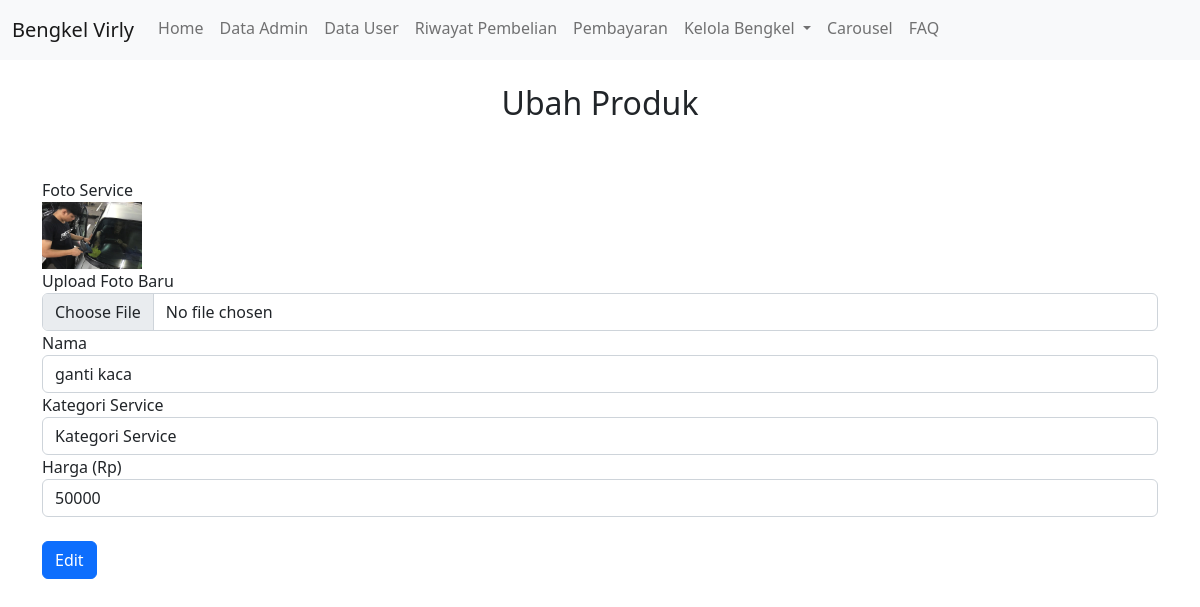
Page /main/superadmin/editservice.php?id=3 (signed in) on the committed database.
### tables this page shows
CREATE TABLE `services` (
  `id` int(11) NOT NULL,
  `nama` varchar(100) NOT NULL,
  `kategori_services` varchar(100) NOT NULL,
  `harga` int(11) NOT NULL,
  `foto` varchar(100) NOT NULL,
  `kategori` int(11) NOT NULL
);

### main/superadmin/editservice.php (the view, shortened to what this page needs)
<?php include '../koneksi.php' ?>
<?php include '../component.php' ?>
<!DOCTYPE html>
<html lang="en">
<head>
</head>
<body>
<?php include 'headersuperadmin.php' ?>
<br><h2><center>Ubah Produk<center></h2><br><br>
<?php
$ambil=$koneksi->query("SELECT * FROM services WHERE id='$_GET[id]' ");
$pecah=$ambil->fetch_assoc();
?>
<div class="container">
    <form action="" method="post" enctype="multipart/form-data">
    <div class="form-group">
            <label>Foto Service</label><br>
            <img src="../asets/services/<?php echo $pecah['foto'] ?>" width="100"><br>
        </div>
        <div class="form-group">
            <label>Upload Foto Baru</label>
            <input type="file" class="form-control" name="foto">
    </div>
    <div class="form-group">
		<label>Nama</label>
		<input type="text" class="form-control" name="nama" value="<?php echo $pecah['nama']; ?>">
	</div>
    <div class="form-group">
		<label>Kategori Service</label>
        <select class="form-control" name="kategori_services" value="<?php echo $pecah['kategori_services']; ?>">
			<option selected disabled>Kategori Service</option>
		</select>
	</div>
	<div class="form-group">
		<label>Harga (Rp)</label>
		<input type="number"class="form-control" name="harga" value="<?php echo $pecah['harga']; ?>">
	</div>
    <br>
    <button class="btn btn-primary" onclick="return confirm('Apakah Anda yakin ingin mengubah service ini?')" name="ubah">Edit</button><br>
    </form>
</div>
</body>
</html>

### rows in the picture
services: foto (picture), nama "ganti kaca", harga "50000"
